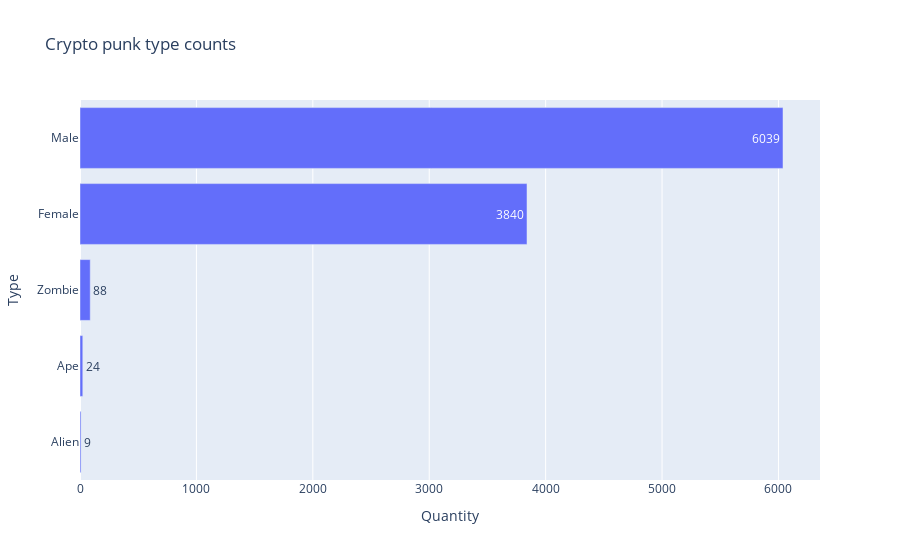

The code cell stored with this chart in its notebook:
### Markdown cell above
- Quantity distribution of punk type \
  98% of punk types are male and female, rare punk tyles are zombie, Ape and Alien.

### Code cell
punk_types = df2['punk_type'].value_counts()

data1 = go.Bar(x=punk_types.values, y=punk_types.index, orientation='h', text=punk_types.values, textposition='auto')

layout1 = go.Layout(title='Crypto punk type counts',
                    xaxis={'title': 'Quantity'},
                    yaxis={'title': 'Type'},
                   ) #plot_bgcolor='rgba(0,0,0,0) to remove background color

go.Figure(data1, layout1).update_yaxes(categoryorder='total ascending')

### Figure 1 — Plotly figure (JSON) as saved in the notebook; plotly's stock layout.template omitted (floating-point values rounded to 4 significant figures)
{"data": [{"orientation": "h", "text": [6039, 3840, 88, 24, 9], "textposition": "auto", "type": "bar", "x": [6039, 3840, 88, 24, 9], "y": ["Male", "Female", "Zombie", "Ape", "Alien"]}], "layout": {"title": {"text": "Crypto punk type counts"}, "xaxis": {"title": {"text": "Quantity"}}, "yaxis": {"categoryorder": "total ascending", "title": {"text": "Type"}}}}
